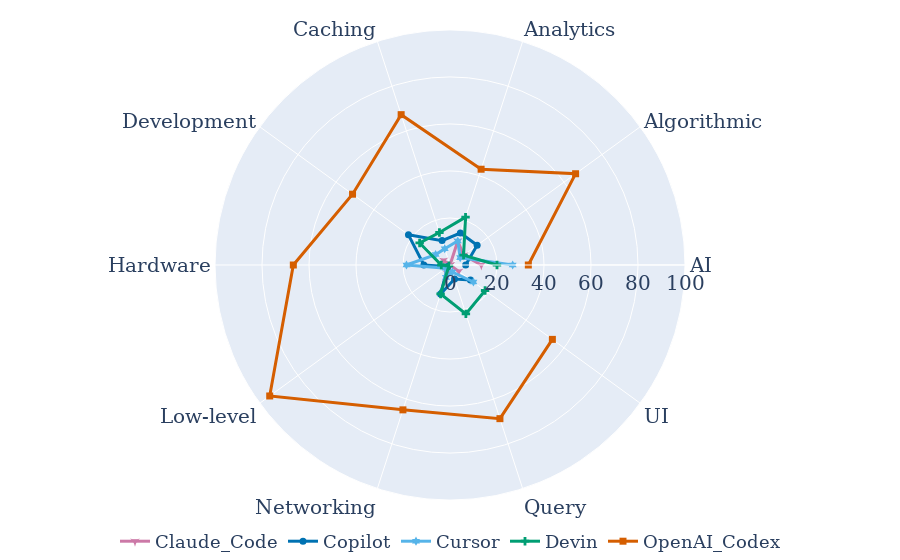

The cell this chart's notebook holds for it:
### Code cell
fig = go.Figure()

i = 1
for agent in sorted(all_categories_df['agent'].unique()):
    sub = all_categories_df[all_categories_df["agent"] == agent]
    cat_groups = sub.groupby("category")['id'].nunique().reset_index(name="count").sort_values(by="category", ascending=True)
      
    categories = []
    counts = []

    for cat in sorted(category_map.keys()):
        if cat not in cat_groups['category'].values:
            categories.append(cat)
            counts.append(0)
        else:
            cat_count = cat_groups[cat_groups['category'] == cat]['count'].values[0]
            categories.append(cat)
            
            total = all_categories_df[all_categories_df["category"] == cat]['id'].nunique()
            counts.append(cat_count/total * 100)
        

    fig.add_trace(go.Scatterpolar(
        r=counts,
        theta=categories,
        fill='none',
        line=dict(
                color=COLOR_MAP[agent],
                width=3
            ),
        marker=dict(
            size=7,
            symbol=MARKER_MAP[agent],
        ),
        name=agent,
    ))

    i += 1



fig.update_layout(
    polar=dict(
        radialaxis=dict(
            visible=True,
            range=[0, 100],
            tickfont=dict(size=20)
        ),
        angularaxis=dict(
            tickfont=dict(size=20)
        )
    ),

    legend=dict(
        orientation="h",
        yanchor="top",
        y=-0.05,          # pulls legend closer to plot
        xanchor="center",
        x=0.5,
        font=dict(size=18)
    ),

    margin=dict(
        l=0,
        r=0,
        t=30,
        b=40              # just enough for legend
    ),

    showlegend=True
)

fig.show()
fig.write_image("./Outputs/Figures/RQ4_AcceptedPR_Agent_Performance_Comparison.pdf", scale=20, format="pdf")

### Figure 1 — Plotly figure (JSON) as saved in the notebook; plotly's stock layout.template omitted (floating-point values rounded to 4 significant figures)
{"data": [{"fill": "none", "line": {"color": "#CC79A7", "width": 3}, "marker": {"size": 7, "symbol": "star-triangle-down"}, "name": "Claude_Code", "r": [13.33, 7.143, 10.71, 0, 3.361, 0, 1.149, 3.704, 0, 4.615], "theta": ["AI", "Algorithmic", "Analytics", "Caching", "Development", "Hardware", "Low-level", "Networking", "Query", "UI"], "type": "scatterpolar"}, {"fill": "none", "line": {"color": "#0072B2", "width": 3}, "marker": {"size": 7, "symbol": "circle"}, "name": "Copilot", "r": [6.667, 14.29, 14.29, 10.91, 21.85, 11.11, 1.149, 12.96, 6.25, 10.77], "theta": ["AI", "Algorithmic", "Analytics", "Caching", "Development", "Hardware", "Low-level", "Networking", "Query", "UI"], "type": "scatterpolar"}, {"fill": "none", "line": {"color": "#56B4E9", "width": 3}, "marker": {"size": 7, "symbol": "hexagram"}, "name": "Cursor", "r": [26.67, 5.357, 10.71, 7.273, 7.563, 18.52, 2.299, 5.556, 3.125, 12.31], "theta": ["AI", "Algorithmic", "Analytics", "Caching", "Development", "Hardware", "Low-level", "Networking", "Query", "UI"], "type": "scatterpolar"}, {"fill": "none", "line": {"color": "#009E73", "width": 3}, "marker": {"size": 7, "symbol": "cross"}, "name": "Devin", "r": [20, 7.143, 21.43, 14.55, 15.97, 3.704, 0.5747, 12.96, 21.88, 18.46], "theta": ["AI", "Algorithmic", "Analytics", "Caching", "Development", "Hardware", "Low-level", "Networking", "Query", "UI"], "type": "scatterpolar"}, {"fill": "none", "line": {"color": "#D55E00", "width": 3}, "marker": {"size": 7, "symbol": "square"}, "name": "OpenAI_Codex", "r": [33.33, 66.07, 42.86, 67.27, 51.26, 66.67, 94.83, 64.81, 68.75, 53.85], "theta": ["AI", "Algorithmic", "Analytics", "Caching", "Development", "Hardware", "Low-level", "Networking", "Query", "UI"], "type": "scatterpolar"}], "layout": {"legend": {"font": {"size": 18}, "orientation": "h", "x": 0.5, "xanchor": "center", "y": -0.05, "yanchor": "top"}, "margin": {"b": 40, "l": 0, "r": 0, "t": 30}, "polar": {"angularaxis": {"tickfont": {"size": 20}}, "radialaxis": {"range": [0, 100], "tickfont": {"size": 20}, "visible": true}}, "showlegend": true}}
